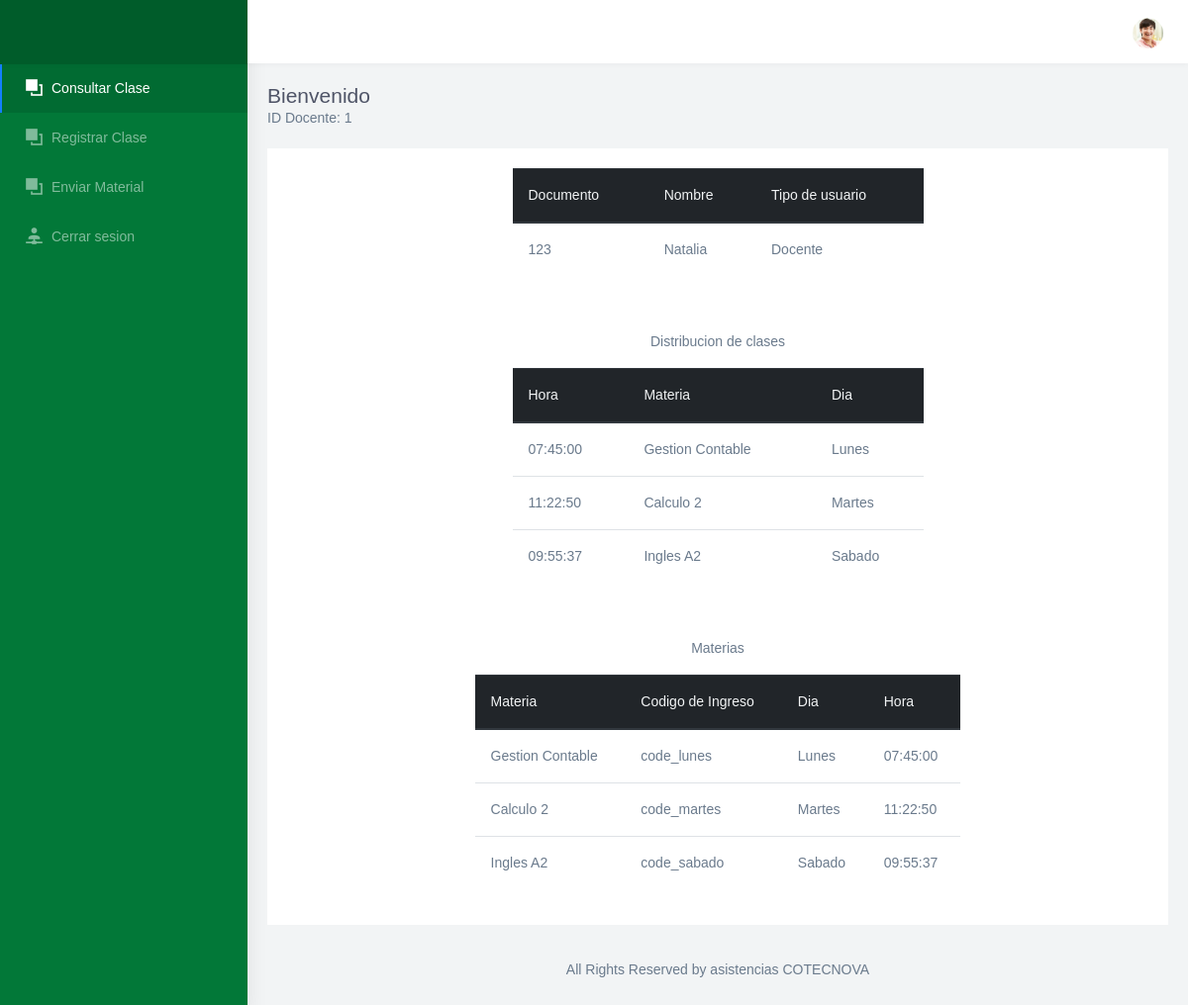
Page /consultar_clase.php (signed in) on the committed database.
### tables this page shows
CREATE TABLE `docente` (
  `id_docente` int(11) NOT NULL COMMENT 'Identificador del docente',
  `documento` varchar(45) NOT NULL,
  `nombres` varchar(45) NOT NULL COMMENT 'Nombres del docente\n\n',
  `apellidos` varchar(45) NOT NULL,
  `clave` varchar(45) NOT NULL,
  `tipo_usuario_id_tipo_usuario` int(11) NOT NULL,
  `estado` int(11) NOT NULL
);

CREATE TABLE `tipo_usuario` (
  `id_tipo_usuario` int(11) NOT NULL COMMENT 'Id del usuario',
  `nombre` varchar(45) NOT NULL COMMENT 'Nombre (Administrador, Estudiante o Docente)'
);

CREATE TABLE `clase` (
  `id_clase` int(11) NOT NULL COMMENT 'Id de la clase',
  `Dias_id_dia` int(11) NOT NULL,
  `hora` time NOT NULL,
  `codigo` varchar(45) NOT NULL,
  `Docente_id_docente` int(11) NOT NULL,
  `Aula_id_aula` int(11) NOT NULL,
  `Materia_id_materia` int(11) NOT NULL,
  `Grupo_id_grupo` int(11) NOT NULL,
  `estado` int(11) NOT NULL
);

CREATE TABLE `materia` (
  `id_materia` int(11) NOT NULL COMMENT 'Id de la materia',
  `nombre` varchar(45) NOT NULL COMMENT 'Nombre de la materia',
  `estado` int(11) NOT NULL
);

CREATE TABLE `dias` (
  `id_dia` int(11) NOT NULL,
  `nombre` varchar(45) NOT NULL
);

### Modelo/MySQL.php (called while the page is built, shortened)
<?php
class MySQL{
    private $hostname  = "localhost";
    private $user = "root";
    private $password = "";
    private $database = "asistencia";
    private $conexion;
    public function conectar(){
        $this->conexion = mysqli_connect($this->hostname, $this->user, $this->password, $this->database);
    }
    public function efectuarConsulta($consulta){
        mysqli_query($this->conexion, "SET lc_time_names = 'es_ES'" );
        mysqli_query($this->conexion, "SET NAMES 'utf8'");
        mysqli_query($this->conexion, "SET CHARACTER 'utf8'");
       $this->resultadoConsulta = mysqli_query($this->conexion, $consulta);
        return $this->resultadoConsulta;
    }
}

### consultar_clase.php (the view, shortened to what this page needs)
<!DOCTYPE html>
<html dir="ltr" lang="en">
<head>
	<link href="css/chartist.min.css" rel="stylesheet">
	<link href="css/style.min.css" rel="stylesheet">
	<link href="css/ie7.css" rel="stylesheet">
	<link href="css/materialdesignicons.min.css" rel="stylesheet">
	<link href="css/weather-icons.min.css" rel="stylesheet">
</head>
<body>
	<?php
	require_once 'Modelo/MySQL.php';
	$mysql = new MySQL;
	$mysql->conectar();
	$id_docente = $_SESSION['idDocente'];
	$datosdocente = $mysql->efectuarConsulta("SELECT docente.id_docente, docente.nombres, docente.documento, docente.tipo_usuario_id_tipo_usuario, tipo_usuario.nombre from docente join tipo_usuario on tipo_usuario.id_tipo_usuario = docente.tipo_usuario_id_tipo_usuario where docente.id_docente = " . $id_docente . "");
	while ($valores1 = mysqli_fetch_assoc($datosdocente)) {
		$documento = $valores1['documento'];
		$nombres = $valores1['nombres'];
		$tipo_usuario = $valores1['nombre'];
	}
	$dhorario = $mysql->efectuarConsulta("SELECT docente.id_docente, clase.hora, dias.nombre as nombredia, materia.nombre FROM docente join clase on clase.Docente_id_docente = docente.id_docente join dias on dias.id_dia = clase.Dias_id_dia join materia on materia.id_materia = clase.Materia_id_materia where docente.id_docente = " . $id_docente . "");
	$Amaterias = $mysql->efectuarConsulta("SELECT docente.id_docente, clase.hora, dias.nombre as nombredia, materia.nombre as nombremateria, clase.codigo FROM docente join clase on clase.Docente_id_docente = docente.id_docente join dias on dias.id_dia = clase.Dias_id_dia join materia on materia.id_materia = clase.Materia_id_materia where docente.id_docente = " . $id_docente . "");
	?>
	<div id="main-wrapper" data-navbarbg="skin6" data-theme="light" data-layout="vertical" data-sidebartype="full" data-boxed-layout="full">
		<header class="topbar" data-navbarbg="skin6">
			<nav class="navbar top-navbar navbar-expand-md navbar-light">
				<div class="navbar-header" data-logobg="skin5">
					<div class="navbar-brand">
						<a href="index.html" class="logo">
						</a>
					</div>
				</div>
				<div class="navbar-collapse collapse" id="navbarSupportedContent" data-navbarbg="skin6">
					<ul class="navbar-nav float-right">
						<li class="nav-item dropdown">
							<a class="nav-link dropdown-toggle text-muted waves-effect waves-dark pro-pic" href="" data-toggle="dropdown" aria-haspopup="true" aria-expanded="false"><img src="images/users/1.jpg" alt="user" class="rounded-circle" width="31"></a>
						</li>
					</ul>
				</div>
			</nav>
		</header>
		<div class="page-wrapper">
			<div class="page-breadcrumb">
				<div class="row">
					<div class="col-5 align-self-center">
						<h4 class="page-title">Bienvenido</h4>
						<?php echo "ID Docente: " . $_SESSION['idDocente']; ?>
					</div>
				</div>
			</div>
			<div class="container-fluid">
				<div class="row">
					<div class="col-12">
						<div class="card">
							<center>
								<div class="card-body col-md-6 col-md-offset-3">
									<table class="table">
										<thead class="thead-dark">
											<tr>
												<th scope="col">Documento</th>
												<th scope="col">Nombre</th>
												<th scope="col">Tipo de usuario</th>
											</tr>
										</thead>
										<tbody>
											<tr>
												<th scope="row"><?php echo $documento ?></th>
												<td><?php echo $nombres ?></td>
												<td><?php echo $tipo_usuario ?></td>
											</tr>
										</tbody>
									</table>
								</div>
							</center>
							<center>
								<div class="card-body col-md-6 col-md-offset-3">
									<center>
										<p>Distribucion de clases</p>
									</center>
									<table class="table">
										<thead class="thead-dark">
											<tr>
												<th scope="col">Hora</th>
												<th scope="col">Materia</th>
												<th scope="col">Dia</th>
											</tr>
										</thead>
										<tbody>
											<?php
											while ($valores2 = mysqli_fetch_assoc($dhorario)) {
											?>
												<tr>
													<th scope="row"><?php echo $valores2['hora'] ?></th>
													<td><?php echo $valores2['nombre'] ?></td>
													<td><?php echo $valores2['nombredia'] ?></td>
												</tr>
											<?php
											}
											?>
										</tbody>
									</table>
								</div>
							</center>
							<center>
								<div class="card-body col-md-7 col-md-offset-3">
									<center>
										<p>Materias</p>
									</center>
									<table class="table">
										<thead class="thead-dark">
											<tr>
												<th scope="col">Materia</th>
												<th scope="col">Codigo de Ingreso</th>
												<th scope="col">Dia</th>
												<th scope="col">Hora</th>
											</tr>
										</thead>
										<tbody>
											<tr>
												<?php
												while ($valores3 = mysqli_fetch_assoc($Amaterias)) {
												?>
													<th scope="row"><?php echo $valores3['nombremateria'] ?></th>
													<td><?php echo $valores3['codigo'] ?></td>
													<td><?php echo $valores3['nombredia'] ?></td>
													<td><?php echo $valores3['hora'] ?></td>
											</tr>
										<?php
												}
										?>
										</tbody>
									</table>
								</div>
							</center>
						</div>
					</div>
				</div>
				<footer class="footer text-center">
					All Rights Reserved by asistencias COTECNOVA
				</footer>
			</div>
		</div>
</body>
</html>

### rows in the picture
docente: documento "123", nombres "Natalia", tipo_usuario_id_tipo_usuario.nombre "Docente"
clase: hora "07:45:00", Materia_id_materia.nombre "Gestion Contable", Dias_id_dia.nombre "Lunes", codigo "code_lunes"
clase: hora "11:22:50", Materia_id_materia.nombre "Calculo 2", Dias_id_dia.nombre "Martes", codigo "code_martes"
clase: hora "09:55:37", Materia_id_materia.nombre "Ingles A2", Dias_id_dia.nombre "Sabado", codigo "code_sabado"

### other values in the picture
$_SESSION['idDocente'] "1"
